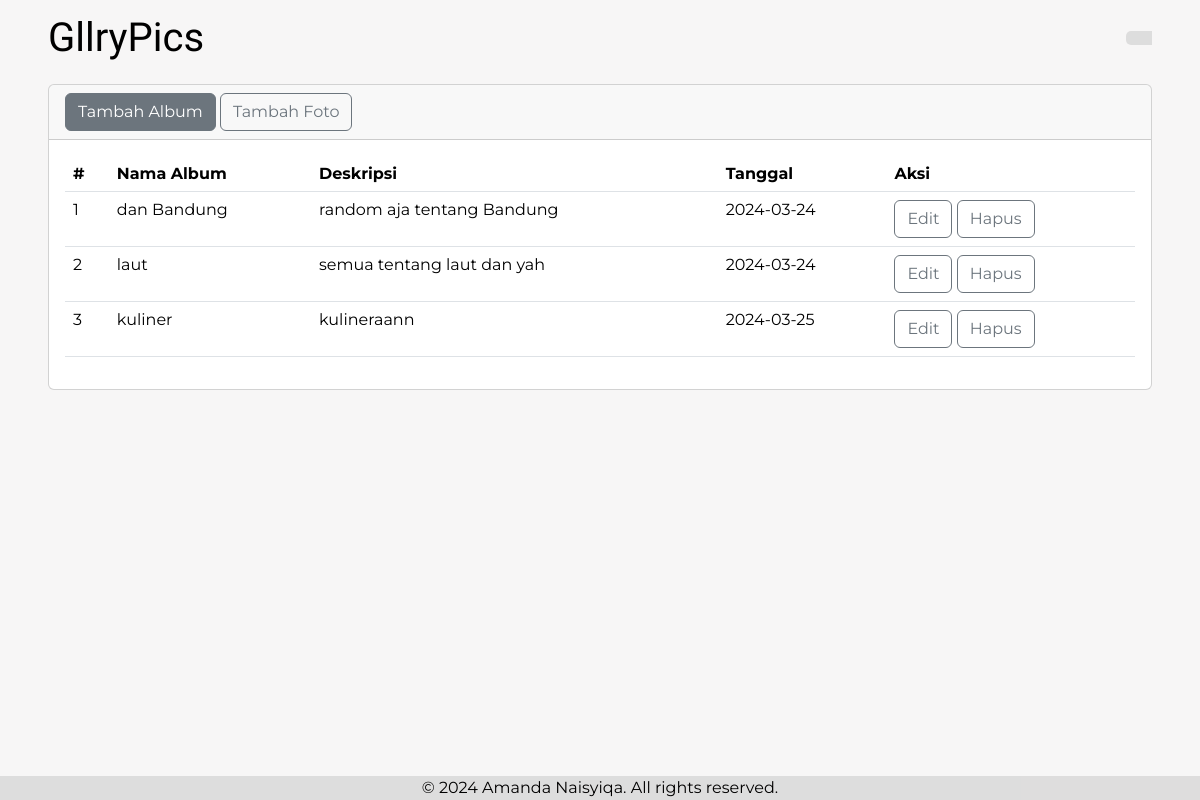
The page /album.php (signed in) on the database its author committed.
### tables this page shows
CREATE TABLE `gallery_album` (
  `AlbumId` int(11) NOT NULL,
  `NamaAlbum` varchar(255) NOT NULL,
  `Deskripsi` text NOT NULL,
  `TanggalDibuat` date NOT NULL,
  `UserId` int(11) NOT NULL
);

### album.php (the view, shortened to what this page needs)
<?php
include 'config/koneksi.php';
?>
<html lang="en">
<head>
    <link href="https://cdn.jsdelivr.net/npm/bootstrap@5.3.2/dist/css/bootstrap.min.css" rel="stylesheet">
    <link rel=" stylesheet" href="css/album.css">
</head>
<body>
    <nav class="navbar navbar-light">
        <div class="container-fluid px-5">
            <div class="col-2 justify-content-center">
                <a href="index.php" class="navbar-brand">GllryPics</a>
            </div>
            <div class="d-flex offset-8 col-2 justify-content-end">
                <div class="dropdown">
                    <div class="btn-group">
                        <button class="btn" type="button" id="dropdownMenuClickableInside" data-bs-toggle="dropdown"
                            data-bs-auto-close="outside" aria-expanded="false">
                        </button>
                    </div>
                </div>
            </div>
        </div>
    </nav>
    <div class="container-fluid px-5 pp mb-5">
        <div class="card">
            <div class="card-header align-items-center">
                <button type="button" class="btn btn-secondary" data-bs-toggle="modal" data-bs-target="#exampleModal">
                    Tambah Album
                </button>
                <button type="button" class="btn btn-outline-secondary" data-bs-toggle="modal"
                    data-bs-target="#TambahFoto">
                    Tambah Foto
                </button>
            </div>
            <div class="card-body">
                <table class="table">
                    <thead>
                        <tr>
                            <th>#</th>
                            <th>Nama Album</th>
                            <th>Deskripsi</th>
                            <th>Tanggal</th>
                            <th>Aksi</th>
                        </tr>
                    </thead>
                    <tbody class="align-items-center">
                        <?php
                       $no = 1;
                       $UserId = $_SESSION['UserId'];
                       $sql = mysqli_query($koneksi, "SELECT * FROM gallery_album WHERE UserId='$UserId'");
                        while($data = mysqli_fetch_array($sql)){
                        ?>
                        <tr>
                            <td><?php echo $no++ ?></td>
                            <td><?php echo $data['NamaAlbum']?></td>
                            <td><?php echo $data['Deskripsi']?></td>
                            <td><?php echo $data['TanggalDibuat']?></td>
                            <td>
                                <button type="button" class="btn btn-outline-secondary" data-bs-toggle="modal"
                                    data-bs-target="#edit<?php echo $data ['AlbumId'] ?>">
                                    Edit
                                </button>
                                <button type="button" class="btn btn-outline-secondary" data-bs-toggle="modal"
                                    data-bs-target="#hapus<?php echo $data ['AlbumId'] ?>">
                                    Hapus
                                </button>
                            </td>
                        </tr>
                        <?php } ?>
                    </tbody>
                </table>
            </div>
        </div>
    </div>
    <footer class="fixed-bottom d-flex justify-content-center">
        &copy; 2024 Amanda Naisyiqa. All
        rights reserved.
    </footer>
</body>
</html>

### css/album.css (style rules this page uses)
body { background-color: #f7f6f6; }
.pp { font-family: "Montserrat", sans-serif; margin-top: 7%; }
.navbar { background-color: #f7f6f6; position: fixed; top: 0; width: 100%; z-index: 1000; font-family: "Montserrat", sans-serif; }
.navbar-brand { font-size: 40px; font-family: "Urbanist", sans-serif; }
.dropdown { border-radius: 5px 0px 0px 5px; background-color: rgba(0, 0, 0, 0.1); color: black; }
footer { background-color: rgba(0, 0, 0, 0.1); color: black; font-family: "Montserrat", sans-serif; }

### rows shown on the page
gallery_album: NamaAlbum "dan Bandung", Deskripsi "random aja tentang Bandung", TanggalDibuat "2024-03-24"
gallery_album: NamaAlbum "laut", Deskripsi "semua tentang laut dan yah", TanggalDibuat "2024-03-24"
gallery_album: NamaAlbum "kuliner", Deskripsi "kulineraann", TanggalDibuat "2024-03-25"
